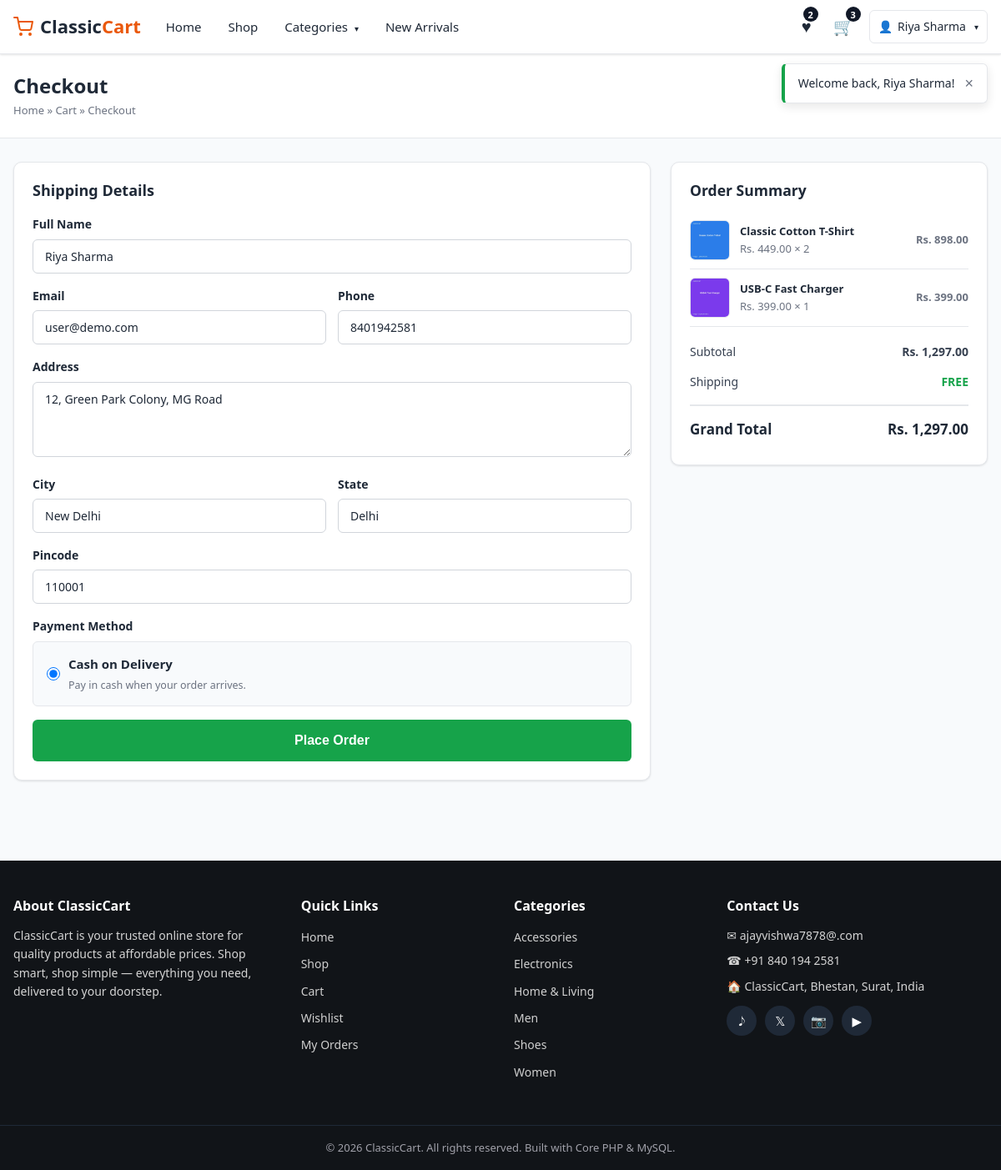
The page /checkout.php (signed in) on the database its author committed.
### tables this page shows
CREATE TABLE `users` (
  `id` INT(11) NOT NULL AUTO_INCREMENT,
  `name` VARCHAR(100) NOT NULL,
  `email` VARCHAR(150) NOT NULL,
  `phone` VARCHAR(20) DEFAULT NULL,
  `password` VARCHAR(255) NOT NULL,
  `address` TEXT DEFAULT NULL,
  `city` VARCHAR(100) DEFAULT NULL,
  `state` VARCHAR(100) DEFAULT NULL,
  `pincode` VARCHAR(10) DEFAULT NULL,
  `status` TINYINT(1) NOT NULL DEFAULT 1 COMMENT '1 = active, 0 = inactive',
  `created_at` TIMESTAMP NOT NULL DEFAULT CURRENT_TIMESTAMP,
  PRIMARY KEY (`id`),
  UNIQUE KEY `uq_user_email` (`email`)
);

CREATE TABLE `cart` (
  `id` INT(11) NOT NULL AUTO_INCREMENT,
  `user_id` INT(11) NOT NULL,
  `product_id` INT(11) NOT NULL,
  `quantity` INT(11) NOT NULL DEFAULT 1,
  `created_at` TIMESTAMP NOT NULL DEFAULT CURRENT_TIMESTAMP,
  `updated_at` TIMESTAMP NOT NULL DEFAULT CURRENT_TIMESTAMP ON UPDATE CURRENT_TIMESTAMP,
  PRIMARY KEY (`id`),
  UNIQUE KEY `uq_cart_user_product` (`user_id`,`product_id`),
  KEY `idx_cart_product` (`product_id`),
  CONSTRAINT `fk_cart_user` FOREIGN KEY (`user_id`) REFERENCES `users` (`id`) ON DELETE CASCADE ON UPDATE CASCADE,
  CONSTRAINT `fk_cart_product` FOREIGN KEY (`product_id`) REFERENCES `products` (`id`) ON DELETE CASCADE ON UPDATE CASCADE
);

CREATE TABLE `products` (
  `id` INT(11) NOT NULL AUTO_INCREMENT,
  `category_id` INT(11) NOT NULL,
  `name` VARCHAR(200) NOT NULL,
  `description` TEXT DEFAULT NULL,
  `price` DECIMAL(10,2) NOT NULL DEFAULT 0.00,
  `discount_price` DECIMAL(10,2) DEFAULT NULL,
  `stock` INT(11) NOT NULL DEFAULT 0,
  `image` VARCHAR(255) NOT NULL,
  `rating` DECIMAL(2,1) NOT NULL DEFAULT 0.0,
  `status` TINYINT(1) NOT NULL DEFAULT 1 COMMENT '1 = active, 0 = inactive',
  `created_at` TIMESTAMP NOT NULL DEFAULT CURRENT_TIMESTAMP,
  `updated_at` TIMESTAMP NOT NULL DEFAULT CURRENT_TIMESTAMP ON UPDATE CURRENT_TIMESTAMP,
  PRIMARY KEY (`id`),
  KEY `idx_product_category` (`category_id`),
  CONSTRAINT `fk_product_category` FOREIGN KEY (`category_id`) REFERENCES `categories` (`id`) ON DELETE RESTRICT ON UPDATE CASCADE
);

CREATE TABLE `categories` (
  `id` INT(11) NOT NULL AUTO_INCREMENT,
  `name` VARCHAR(100) NOT NULL,
  `image` VARCHAR(255) DEFAULT NULL,
  `description` TEXT DEFAULT NULL,
  `status` TINYINT(1) NOT NULL DEFAULT 1 COMMENT '1 = active, 0 = inactive',
  `created_at` TIMESTAMP NOT NULL DEFAULT CURRENT_TIMESTAMP,
  PRIMARY KEY (`id`),
  UNIQUE KEY `uq_category_name` (`name`)
);

### config/database.php (called while the page is built, shortened)
<?php
function db(): PDO
{
    static $pdo = null;
    if ($pdo === null) {
        try {
            $pdo = new PDO(
                'mysql:host=' . DB_HOST . ';dbname=' . DB_NAME . ';charset=utf8mb4',
                DB_USER,
                DB_PASS,
                array(
                    PDO::ATTR_ERRMODE            => PDO::ERRMODE_EXCEPTION,
                    PDO::ATTR_DEFAULT_FETCH_MODE => PDO::FETCH_ASSOC,
                    PDO::ATTR_EMULATE_PREPARES   => false,
                )
            );
        } catch (PDOException $e) {
            die('Database connection could not be established. Please check your configuration in config/database.php and make sure the database was imported.');
        }
    }
    return $pdo;
}

### includes/auth.php (called while the page is built, shortened)
<?php
require_once __DIR__ . '/functions.php';
function current_user(): ?array
{
    $stmt = db()->prepare('SELECT * FROM users WHERE id = ? LIMIT 1');
    $stmt->execute(array((int)$_SESSION['user_id']));
    $user = $stmt->fetch();
    if ($user && (int)$user['status'] === 1) {
        return $user;
    }
    return null;
}
function require_login(): void
{
    if (!current_user()) {
        $redirect = $_SERVER['REQUEST_URI'];
        flash_set('warning', 'Please login to continue.');
        header('Location: login.php?redirect=' . urlencode($redirect));
        exit;
    }
}

### includes/functions.php (called while the page is built, shortened)
<?php
require_once __DIR__ . '/../config/database.php';
function e(?string $value): string
{
    return htmlspecialchars((string)$value, ENT_QUOTES, 'UTF-8');
}
function money($amount): string
{
    return 'Rs. ' . number_format((float)$amount, 2);
}
function base_url(): string
{
    $dir = str_replace('\\', '/', dirname($_SERVER['SCRIPT_NAME']));
    $dir = rtrim($dir, '/');
    return $dir;
}
function product_image(string $image): string
{
    return base_url() . '/uploads/products/' . rawurlencode($image);
}
function product_price(array $p): float
{
    return ($p['discount_price'] > 0) ? (float)$p['discount_price'] : (float)$p['price'];
}
function cart_count(): int
{
    $user = current_user();
    $stmt = db()->prepare('SELECT COALESCE(SUM(quantity),0) AS total FROM cart WHERE user_id = ?');
    $stmt->execute(array($user['id']));
    return (int)$stmt->fetch()['total'];
}
function wishlist_count(): int
{
    $user = current_user();
    $stmt = db()->prepare('SELECT COUNT(*) AS total FROM wishlist WHERE user_id = ?');
    $stmt->execute(array($user['id']));
    return (int)$stmt->fetch()['total'];
}
function get_categories(bool $activeOnly = true): array
{
    $sql = 'SELECT c.*, (SELECT COUNT(*) FROM products p WHERE p.category_id = c.id AND p.status = 1) AS product_count
            FROM categories c';
    if ($activeOnly) {
        $sql .= ' WHERE c.status = 1';
    }
    $sql .= ' ORDER BY c.name';
    return db()->query($sql)->fetchAll();
}
function get_cart_items(): array
{
    $user = current_user();
    $stmt = db()->prepare(
        'SELECT c.id AS cart_id, c.quantity, p.*, cat.name AS category_name
         FROM cart c
         JOIN products p ON p.id = c.product_id
         JOIN categories cat ON cat.id = p.category_id
         WHERE c.user_id = ?
         ORDER BY c.created_at DESC'
    );
    $stmt->execute(array($user['id']));
    return $stmt->fetchAll();
}
function cart_totals(): array
{
    $items    = get_cart_items();
    $subtotal = 0.0;
    foreach ($items as $item) {
        $subtotal += product_price($item) * (int)$item['quantity'];
    }
    $shipping = shipping_fee($subtotal);
    return array(
        'items'    => $items,
        'subtotal' => $subtotal,
        'shipping' => $shipping,
        'total'    => $subtotal + $shipping,
    );
}
function shipping_fee(float $subtotal): float
{
    return ($subtotal >= 999) ? 0.0 : 50.0;
}
    ?>

### checkout.php (the view, shortened to what this page needs)
<?php
require_once 'includes/auth.php';
require_login();
$user  = current_user();
$totals = cart_totals();
$items  = $totals['items'];
$input = array(
    'name'    => $user['name'],
    'email'   => $user['email'],
    'phone'   => $user['phone'] ?? '',
    'address' => $user['address'] ?? '',
    'city'    => $user['city'] ?? '',
    'state'   => $user['state'] ?? '',
    'pincode' => $user['pincode'] ?? '',
);
include 'includes/header.php';
?>
<section class="page-header">
    <div class="container">
        <h1>Checkout</h1>
        <div class="breadcrumb"><a href="index.php">Home</a> &raquo; <a href="cart.php">Cart</a> &raquo; Checkout</div>
    </div>
</section>
<div class="container">
    <div class="checkout-layout">
        <div class="card">
            <div class="card-header">
                <h3>Shipping Details</h3>
            </div>
            <form method="post" action="checkout.php" id="checkoutForm" novalidate>
                <div class="form-group">
                    <label for="name">Full Name</label>
                    <input type="text" id="name" name="name" class="form-control" value="<?php echo e($input['name']); ?>" required>
                </div>
                <div class="form-row">
                    <div class="form-group">
                        <label for="email">Email</label>
                        <input type="email" id="email" name="email" class="form-control" value="<?php echo e($input['email']); ?>" required>
                    </div>
                    <div class="form-group">
                        <label for="phone">Phone</label>
                        <input type="tel" id="phone" name="phone" class="form-control" value="<?php echo e($input['phone']); ?>" required>
                    </div>
                </div>
                <div class="form-group">
                    <label for="address">Address</label>
                    <textarea id="address" name="address" class="form-control" required><?php echo e($input['address']); ?></textarea>
                </div>
                <div class="form-row">
                    <div class="form-group">
                        <label for="city">City</label>
                        <input type="text" id="city" name="city" class="form-control" value="<?php echo e($input['city']); ?>" required>
                    </div>
                    <div class="form-group">
                        <label for="state">State</label>
                        <input type="text" id="state" name="state" class="form-control" value="<?php echo e($input['state']); ?>" required>
                    </div>
                </div>
                <div class="form-group">
                    <label for="pincode">Pincode</label>
                    <input type="text" id="pincode" name="pincode" class="form-control" value="<?php echo e($input['pincode']); ?>" maxlength="6" required>
                </div>
                <div class="form-group">
                    <label>Payment Method</label>
                    <div class="method-box">
                        <input type="radio" name="payment_method" value="Cash on Delivery" checked>
                        <span><b>Cash on Delivery</b><br><small class="text-muted">Pay in cash when your order arrives.</small></span>
                    </div>
                </div>
                <button type="submit" class="btn btn-success btn-lg btn-block">Place Order</button>
            </form>
        </div>
        <aside class="card delivery-summary">
            <h3 style="margin-bottom:14px;">Order Summary</h3>
            <?php foreach ($items as $item) { ?>
                <div class="summary-item">
                    <img src="<?php echo e(product_image($item['image'])); ?>" alt="<?php echo e($item['name']); ?>">
                    <div style="flex:1;">
                        <div class="s-name"><?php echo e($item['name']); ?></div>
                        <div class="s-price"><?php echo money(product_price($item)); ?> &times; <?php echo (int)$item['quantity']; ?></div>
                    </div>
                    <div class="s-price" style="font-weight:600;"><?php echo money(product_price($item) * (int)$item['quantity']); ?></div>
                </div>
            <?php } ?>
            <div class="summary-row" style="margin-top:12px;"><span>Subtotal</span> <b><?php echo money($totals['subtotal']); ?></b></div>
            <div class="summary-row"><span>Shipping</span>
                <b><?php echo $totals['shipping'] == 0 ? '<span class="free">FREE</span>' : money($totals['shipping']); ?></b>
            </div>
            <div class="summary-row total"><span>Grand Total</span> <span><?php echo money($totals['total']); ?></span></div>
        </aside>
    </div>
</div>
<?php include 'includes/footer.php'; ?>

### includes/navbar.php (shortened to what this page needs)
<?php
$navCategories = get_categories(true);
$cartCount     = 0;
$wishlistTotal = 0;
if (!empty($current_user)) {
    $cartCount     = cart_count();
    $wishlistTotal = wishlist_count();
}
$active = basename($_SERVER['SCRIPT_NAME']);
?>
<header class="navbar">
    <div class="container navbar-inner">
        <a href="index.php" class="navbar-brand">
            <span class="brand-icon">
            </span>
            <span class="brand-text">Classic<span>Cart</span></span>
        </a>
        <nav class="navbar-menu" id="navbarMenu">
            <ul class="navbar-nav">
                <li><a href="index.php" class="<?php echo $active === 'index.php' ? 'active' : ''; ?>">Home</a></li>
                <li><a href="shop.php" class="<?php echo $active === 'shop.php' ? 'active' : ''; ?>">Shop</a></li>
                <li class="has-dropdown">
                    <a href="shop.php">Categories <span class="caret">&#9662;</span></a>
                </li>
                <li><a href="shop.php?sort=newest">New Arrivals</a></li>
            </ul>
        </nav>
        <div class="navbar-actions">
            <a href="wishlist.php" class="action-link" title="Wishlist">
                <span class="action-icon">&#9829;</span>
                <?php if (!empty($current_user)) { ?><span class="count-badge" id="wishlistCount"><?php echo (int)$wishlistTotal; ?></span><?php } ?>
            </a>
            <a href="cart.php" class="action-link" title="Cart">
                <span class="action-icon">&#128722;</span>
                <?php if (!empty($current_user)) { ?><span class="count-badge" id="cartCount"><?php echo (int)$cartCount; ?></span><?php } ?>
            </a>
            <?php if (!empty($current_user)) { ?>
                <div class="user-menu has-dropdown">
                    <a href="profile.php" class="user-btn">
                        <span class="action-icon">&#128100;</span>
                        <span class="user-name"><?php echo e($current_user['name']); ?></span>
                        <span class="caret">&#9662;</span>
                    </a>
                </div>
            <?php } else { ?>
                <a href="login.php" class="btn btn-outline btn-sm">Login</a>
                <a href="register.php" class="btn btn-primary btn-sm">Register</a>
            <?php } ?>
        </div>
    </div>
</header>

### includes/footer.php (shortened to what this page needs)
<?php
$footerCategories = get_categories(true);
?>
</main>
<footer class="footer">
    <div class="container">
        <div class="footer-grid">
            <div class="footer-col">
                <h4>About ClassicCart</h4>
                <p>ClassicCart is your trusted online store for quality products at affordable prices.
                Shop smart, shop simple &mdash; everything you need, delivered to your doorstep.</p>
            </div>
            <div class="footer-col">
                <h4>Quick Links</h4>
                <ul>
                    <li><a href="index.php">Home</a></li>
                    <li><a href="shop.php">Shop</a></li>
                    <li><a href="cart.php">Cart</a></li>
                    <li><a href="wishlist.php">Wishlist</a></li>
                    <li><a href="orders.php">My Orders</a></li>
                </ul>
            </div>
            <div class="footer-col">
                <h4>Categories</h4>
                <ul>
                    <?php foreach ($footerCategories as $cat) { ?>
                        <li><a href="shop.php?category=<?php echo (int)$cat['id']; ?>"><?php echo e($cat['name']); ?></a></li>
                    <?php } ?>
                </ul>
            </div>
            <div class="footer-col">
                <h4>Contact Us</h4>
                <ul class="contact-list">
                    <li>&#9993; ajayvishwa7878@.com</li>
                    <li>&#9742; +91 840 194 2581</li>
                    <li>&#127968; ClassicCart, Bhestan, Surat, India</li>
                </ul>
                <div class="social-icons">
                    <a href="#" aria-label="Facebook">&#119136;</a>
                    <a href="#" aria-label="Twitter">&#120143;</a>
                    <a href="#" aria-label="Instagram">&#128247;</a>
                    <a href="#" aria-label="YouTube">&#9654;</a>
                </div>
            </div>
        </div>
    </div>
    <div class="footer-bottom">
        <div class="container">
            <p>&copy; <?php echo date('Y'); ?> ClassicCart. All rights reserved. Built with Core PHP &amp; MySQL.</p>
        </div>
    </div>
</footer>
</body>
</html>

### rows shown on the page
users: name "Riya Sharma", email "user@demo.com", phone "8401942581", address "12, Green Park Colony, MG Road", city "New Delhi", state "Delhi", pincode "110001", id "Rs. 1,297.00"
cart: product.image (picture), product.name "Classic Cotton T-Shirt", product.discount_price "Rs. 449.00", quantity "2", money(product_price($item) * (int)$item['quantity']) "Rs. 898.00"
cart: product.image (picture), product.name "USB-C Fast Charger", product.discount_price "Rs. 399.00", quantity "1", money(product_price($item) * (int)$item['quantity']) "Rs. 399.00"
categories: name "Accessories"
categories: name "Electronics"
categories: name "Home & Living"
categories: name "Men"
categories: name "Shoes"
categories: name "Women"

### other values the page prints
$wishlistTotal "2"
$cartCount "3"
$msg "Welcome back, Riya Sharma!"
